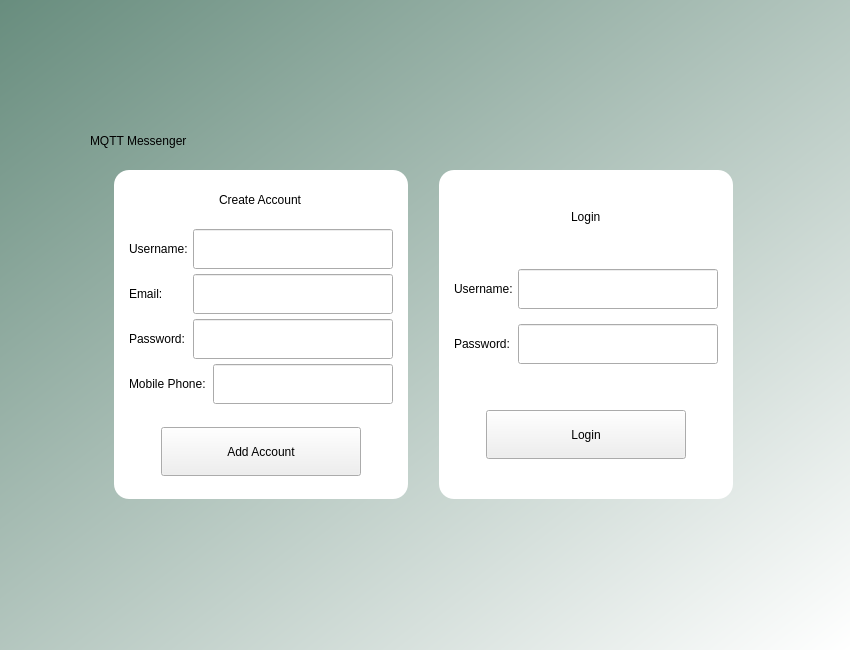
<?xml version="1.0" encoding="UTF-8"?>
<ui version="4.0">
 <class>MainWindow</class>
 <widget class="QMainWindow" name="MainWindow">
  <property name="geometry">
   <rect>
    <x>0</x>
    <y>0</y>
    <width>850</width>
    <height>650</height>
   </rect>
  </property>
  <property name="windowTitle">
   <string>MainWindow</string>
  </property>
  <property name="styleSheet">
   <string notr="true">#centralwidget{background:qlineargradient(spread:pad, x1:0, y1:0, x2:1, y2:1, stop:0 rgba(104, 141, 126, 255), stop:1 rgba(255, 255, 255, 255))}

#createAcc{
background-color:rgb(255, 255, 255);
border-radius: 15px;
}

#login{background-color:rgb(255, 255, 255);
border-radius: 15px;
}

QPushButton:hover { background-color: rgb(193, 211, 255); }
</string>
  </property>
  <widget class="QWidget" name="centralwidget">
   <widget class="QWidget" name="horizontalLayoutWidget_3">
    <property name="geometry">
     <rect>
      <x>90</x>
      <y>170</y>
      <width>667</width>
      <height>329</height>
     </rect>
    </property>
    <layout class="QHBoxLayout" name="horizontalLayout_8">
     <item>
      <spacer name="horizontalSpacer_2">
       <property name="orientation">
        <enum>Qt::Horizontal</enum>
       </property>
       <property name="sizeHint" stdset="0">
        <size>
         <width>40</width>
         <height>20</height>
        </size>
       </property>
      </spacer>
     </item>
     <item>
      <widget class="QWidget" name="createAcc" native="true">
       <layout class="QVBoxLayout" name="verticalLayout">
        <property name="spacing">
         <number>5</number>
        </property>
        <property name="leftMargin">
         <number>15</number>
        </property>
        <property name="topMargin">
         <number>5</number>
        </property>
        <property name="rightMargin">
         <number>15</number>
        </property>
        <property name="bottomMargin">
         <number>5</number>
        </property>
        <item>
         <spacer name="verticalSpacer_4">
          <property name="orientation">
           <enum>Qt::Vertical</enum>
          </property>
          <property name="sizeHint" stdset="0">
           <size>
            <width>20</width>
            <height>40</height>
           </size>
          </property>
         </spacer>
        </item>
        <item alignment="Qt::AlignHCenter">
         <widget class="QLabel" name="label_3">
          <property name="styleSheet">
           <string notr="true">font: 75 16pt &quot;Ubuntu Mono&quot;;</string>
          </property>
          <property name="text">
           <string>Create Account</string>
          </property>
         </widget>
        </item>
        <item>
         <spacer name="verticalSpacer_3">
          <property name="orientation">
           <enum>Qt::Vertical</enum>
          </property>
          <property name="sizeHint" stdset="0">
           <size>
            <width>20</width>
            <height>40</height>
           </size>
          </property>
         </spacer>
        </item>
        <item>
         <layout class="QHBoxLayout" name="horizontalLayout_6">
          <item>
           <widget class="QLabel" name="label_7">
            <property name="text">
             <string>Username:</string>
            </property>
           </widget>
          </item>
          <item>
           <widget class="QLineEdit" name="username">
            <property name="sizePolicy">
             <sizepolicy hsizetype="Fixed" vsizetype="Fixed">
              <horstretch>0</horstretch>
              <verstretch>0</verstretch>
             </sizepolicy>
            </property>
            <property name="minimumSize">
             <size>
              <width>200</width>
              <height>40</height>
             </size>
            </property>
           </widget>
          </item>
         </layout>
        </item>
        <item>
         <layout class="QHBoxLayout" name="horizontalLayout_5">
          <item>
           <widget class="QLabel" name="label_6">
            <property name="text">
             <string>Email:</string>
            </property>
           </widget>
          </item>
          <item>
           <widget class="QLineEdit" name="email">
            <property name="sizePolicy">
             <sizepolicy hsizetype="Fixed" vsizetype="Fixed">
              <horstretch>0</horstretch>
              <verstretch>0</verstretch>
             </sizepolicy>
            </property>
            <property name="minimumSize">
             <size>
              <width>200</width>
              <height>40</height>
             </size>
            </property>
           </widget>
          </item>
         </layout>
        </item>
        <item>
         <layout class="QHBoxLayout" name="horizontalLayout_4">
          <item>
           <widget class="QLabel" name="label_5">
            <property name="text">
             <string>Password:</string>
            </property>
           </widget>
          </item>
          <item>
           <widget class="QLineEdit" name="password">
            <property name="sizePolicy">
             <sizepolicy hsizetype="Fixed" vsizetype="Fixed">
              <horstretch>0</horstretch>
              <verstretch>0</verstretch>
             </sizepolicy>
            </property>
            <property name="minimumSize">
             <size>
              <width>200</width>
              <height>40</height>
             </size>
            </property>
           </widget>
          </item>
         </layout>
        </item>
        <item>
         <layout class="QHBoxLayout" name="horizontalLayout_3">
          <item>
           <widget class="QLabel" name="label_4">
            <property name="text">
             <string>Mobile Phone:</string>
            </property>
           </widget>
          </item>
          <item>
           <widget class="QLineEdit" name="mobile">
            <property name="sizePolicy">
             <sizepolicy hsizetype="Fixed" vsizetype="Fixed">
              <horstretch>0</horstretch>
              <verstretch>0</verstretch>
             </sizepolicy>
            </property>
            <property name="minimumSize">
             <size>
              <width>180</width>
              <height>40</height>
             </size>
            </property>
           </widget>
          </item>
         </layout>
        </item>
        <item>
         <spacer name="verticalSpacer_2">
          <property name="orientation">
           <enum>Qt::Vertical</enum>
          </property>
          <property name="sizeHint" stdset="0">
           <size>
            <width>20</width>
            <height>40</height>
           </size>
          </property>
         </spacer>
        </item>
        <item alignment="Qt::AlignHCenter">
         <widget class="QPushButton" name="createAccBtn">
          <property name="sizePolicy">
           <sizepolicy hsizetype="Fixed" vsizetype="Fixed">
            <horstretch>0</horstretch>
            <verstretch>0</verstretch>
           </sizepolicy>
          </property>
          <property name="minimumSize">
           <size>
            <width>200</width>
            <height>49</height>
           </size>
          </property>
          <property name="text">
           <string>Add Account</string>
          </property>
         </widget>
        </item>
        <item>
         <spacer name="verticalSpacer">
          <property name="orientation">
           <enum>Qt::Vertical</enum>
          </property>
          <property name="sizeHint" stdset="0">
           <size>
            <width>20</width>
            <height>40</height>
           </size>
          </property>
         </spacer>
        </item>
       </layout>
      </widget>
     </item>
     <item>
      <spacer name="horizontalSpacer">
       <property name="orientation">
        <enum>Qt::Horizontal</enum>
       </property>
       <property name="sizeHint" stdset="0">
        <size>
         <width>40</width>
         <height>20</height>
        </size>
       </property>
      </spacer>
     </item>
     <item>
      <widget class="QWidget" name="login" native="true">
       <layout class="QVBoxLayout" name="verticalLayout_2">
        <property name="spacing">
         <number>5</number>
        </property>
        <property name="leftMargin">
         <number>15</number>
        </property>
        <property name="topMargin">
         <number>5</number>
        </property>
        <property name="rightMargin">
         <number>15</number>
        </property>
        <property name="bottomMargin">
         <number>5</number>
        </property>
        <item>
         <spacer name="verticalSpacer_5">
          <property name="orientation">
           <enum>Qt::Vertical</enum>
          </property>
          <property name="sizeHint" stdset="0">
           <size>
            <width>20</width>
            <height>40</height>
           </size>
          </property>
         </spacer>
        </item>
        <item alignment="Qt::AlignHCenter">
         <widget class="QLabel" name="label_8">
          <property name="styleSheet">
           <string notr="true">font: 75 16pt &quot;Ubuntu Mono&quot;;</string>
          </property>
          <property name="text">
           <string>Login</string>
          </property>
         </widget>
        </item>
        <item>
         <spacer name="verticalSpacer_6">
          <property name="orientation">
           <enum>Qt::Vertical</enum>
          </property>
          <property name="sizeHint" stdset="0">
           <size>
            <width>20</width>
            <height>40</height>
           </size>
          </property>
         </spacer>
        </item>
        <item>
         <layout class="QHBoxLayout" name="horizontalLayout_7">
          <property name="topMargin">
           <number>5</number>
          </property>
          <property name="bottomMargin">
           <number>5</number>
          </property>
          <item>
           <widget class="QLabel" name="label_9">
            <property name="text">
             <string>Username:</string>
            </property>
           </widget>
          </item>
          <item>
           <widget class="QLineEdit" name="usernameL">
            <property name="sizePolicy">
             <sizepolicy hsizetype="Fixed" vsizetype="Fixed">
              <horstretch>0</horstretch>
              <verstretch>0</verstretch>
             </sizepolicy>
            </property>
            <property name="minimumSize">
             <size>
              <width>200</width>
              <height>40</height>
             </size>
            </property>
           </widget>
          </item>
         </layout>
        </item>
        <item>
         <layout class="QHBoxLayout" name="horizontalLayout_10">
          <property name="topMargin">
           <number>5</number>
          </property>
          <property name="bottomMargin">
           <number>5</number>
          </property>
          <item>
           <widget class="QLabel" name="label_12">
            <property name="text">
             <string>Password:</string>
            </property>
           </widget>
          </item>
          <item>
           <widget class="QLineEdit" name="passwordL">
            <property name="sizePolicy">
             <sizepolicy hsizetype="Fixed" vsizetype="Fixed">
              <horstretch>0</horstretch>
              <verstretch>0</verstretch>
             </sizepolicy>
            </property>
            <property name="minimumSize">
             <size>
              <width>200</width>
              <height>40</height>
             </size>
            </property>
           </widget>
          </item>
         </layout>
        </item>
        <item>
         <spacer name="verticalSpacer_7">
          <property name="orientation">
           <enum>Qt::Vertical</enum>
          </property>
          <property name="sizeHint" stdset="0">
           <size>
            <width>20</width>
            <height>40</height>
           </size>
          </property>
         </spacer>
        </item>
        <item alignment="Qt::AlignHCenter">
         <widget class="QPushButton" name="loginBtn">
          <property name="sizePolicy">
           <sizepolicy hsizetype="Fixed" vsizetype="Fixed">
            <horstretch>0</horstretch>
            <verstretch>0</verstretch>
           </sizepolicy>
          </property>
          <property name="minimumSize">
           <size>
            <width>200</width>
            <height>49</height>
           </size>
          </property>
          <property name="text">
           <string>Login</string>
          </property>
         </widget>
        </item>
        <item>
         <spacer name="verticalSpacer_8">
          <property name="orientation">
           <enum>Qt::Vertical</enum>
          </property>
          <property name="sizeHint" stdset="0">
           <size>
            <width>20</width>
            <height>40</height>
           </size>
          </property>
         </spacer>
        </item>
       </layout>
      </widget>
     </item>
     <item>
      <spacer name="horizontalSpacer_3">
       <property name="orientation">
        <enum>Qt::Horizontal</enum>
       </property>
       <property name="sizeHint" stdset="0">
        <size>
         <width>40</width>
         <height>20</height>
        </size>
       </property>
      </spacer>
     </item>
    </layout>
   </widget>
   <widget class="QLabel" name="label">
    <property name="geometry">
     <rect>
      <x>90</x>
      <y>110</y>
      <width>241</width>
      <height>61</height>
     </rect>
    </property>
    <property name="styleSheet">
     <string notr="true">font: 75 20pt &quot;Ubuntu Mono&quot;;</string>
    </property>
    <property name="text">
     <string>MQTT Messenger </string>
    </property>
   </widget>
  </widget>
 </widget>
 <resources/>
 <connections/>
</ui>
